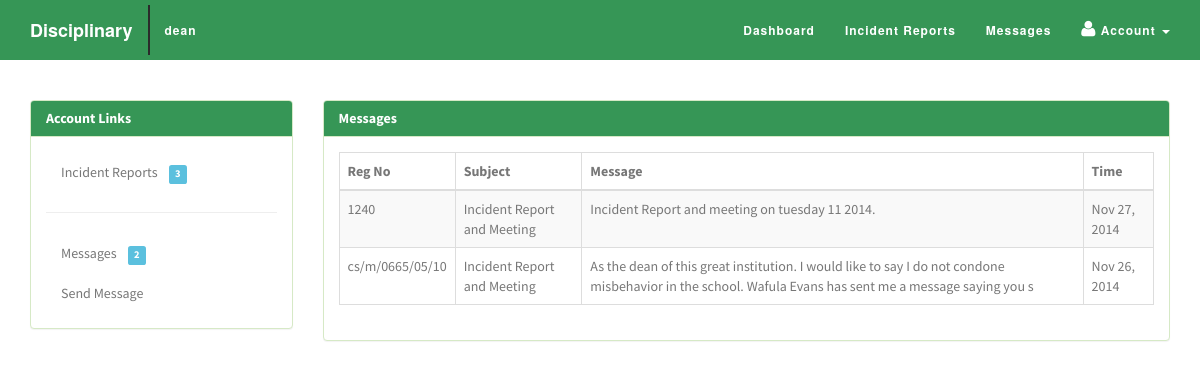
/dean/message.php (signed in), run on the app's committed database.
### tables this page shows
CREATE TABLE IF NOT EXISTS `dean` (
  `id` int(255) NOT NULL AUTO_INCREMENT,
  `username` varchar(150) NOT NULL,
  `password` varchar(150) NOT NULL,
  `fname` varchar(150) NOT NULL,
  `mname` varchar(150) NOT NULL,
  `lname` varchar(150) NOT NULL,
  `occupation` varchar(150) NOT NULL,
  `birth` varchar(150) NOT NULL,
  `gender` varchar(150) NOT NULL,
  `status` varchar(150) NOT NULL,
  `usertype` varchar(150) NOT NULL,
  PRIMARY KEY (`id`)
);

CREATE TABLE IF NOT EXISTS `message` (
  `id` int(255) NOT NULL AUTO_INCREMENT,
  `regno` varchar(150) NOT NULL,
  `subject` varchar(150) NOT NULL,
  `message` varchar(150) NOT NULL,
  `date_added` varchar(150) NOT NULL,
  PRIMARY KEY (`id`)
);

### dean/message.php (the view, shortened to what this page needs)
<!DOCTYPE html>
<html lang="en-US" class="no-js">
	<head>
		<link rel="stylesheet" href="../css/bootstrap.css">
		<link rel="stylesheet" href="../css/bootstrap.min.css">
		<link rel="stylesheet" href="../css/font-awesome.css">
		<link rel="stylesheet" href="../css/font-awesome.min.css">
		<link rel="stylesheet" href="../css/animate.min.css">
		<link rel="stylesheet" href="../css/bootstrapValidator.min.css">
		<link rel="stylesheet" href="../css/dean.css">
     </head>
<body>
     <div class="navbar navbar-default navbar-fixed-top">
        <div class="container">
            <div class="navbar-header">
                <a class="navbar-brand"> Disciplinary</a>
            </div>
            <div class="collapse navbar-collapse novelist-nav">
			   <ul class="nav navbar-nav navbar-left">
                    <li>
                        <a class="user"><?php
			   $username =$_SESSION['username'];
			   $result = mysql_query("SELECT * FROM dean WHERE username='$username'");
			   while($row = mysql_fetch_array($result))
						{
						echo $row['username'];
						} ?></a>
                    </li>
				</ul>
                <ul class="nav navbar-nav navbar-right">
                    <li>
                        <a href="../dean/">Dashboard</a>
                    </li>
                    <li>
                        <a href="incidentlist.php">Incident Reports</a>
                    </li>
                    <li>
                        <a href="message.php">Messages</a>
                    </li>
					<li class="dropdown user-dropdown">
              <a href="#" class="dropdown-toggle" data-toggle="dropdown"><i class="fa fa-user"></i>&nbsp;Account<b>
			  </b> <b class="caret"></b></a>
            </li>
                </ul>
            </div>
        </div>
    </div>
	 <section class="dean" id="dean">
     <div class="container">
		  <div class="row">
			 <div id="sidebar" class="col-md-3">
				<div class="panel panel-success">
					<div class="panel-heading">
						<h5 class="panel-title">Account Links</h5>
					</div>
					<div id="sidenav" class="panel-body">
					   <ul class="list-unstyled nav sidenav">
					     <li><a href="incidentlist.php">Incident Reports&nbsp;&nbsp;&nbsp;
						 <span class="label label-info">
						 <?php
						   $result = mysql_query("SELECT * FROM incident");
						   $num_rows = mysql_num_rows($result);
						   echo $num_rows; ?>
						   </span>
			             </a></li>
						 <hr>
						 <li><a href="message.php">Messages&nbsp;&nbsp;&nbsp;
						 <span class="label label-info">
						 <?php
						   $result = mysql_query("SELECT * FROM message");
						   $num_rows = mysql_num_rows($result);
						   echo $num_rows; ?>
						   </span>
						</a></li>
						<li><a href="sendmessage.php">Send Message</a></li>
					  </ul>
					</div>
				</div>
			</div>
			<div class="col-md-9">
			  <div class="panel panel-success">
              <div class="panel-heading">
                <h3 class="panel-title">Messages</h3>
              </div>
              <div class="panel-body">
			  <div class="table-responsive">
			     <table class="table table-bordered table-hover table-striped tablesorter">
								  <thead>
									<tr>
									  <th>Reg No</th>
									  <th>Subject</th>
									  <th>Message</th>
									  <th>Time</th>
									</tr>
								  </thead>
								  <tbody>
									<?php
			$result = mysql_query("SELECT * FROM message ORDER BY date_added
DESC");
					while($row = mysql_fetch_array($result))
						{
							echo '<tr>';
							echo '<td>'.$row['regno'].'</td>';
							echo '<td>'.$row['subject'].'</td>';
							echo '<td>'.$row['message'].'</td>';
							echo '<td>'.strftime("%b %d, %Y", strtotime($row["date_added"])).'</td>';
							echo '</tr>';
						}
			?>
								  </tbody>
								</table>
				 </div>
              </div>
            </div>
			  </div>
			 </div>
			</div>
		  	</section>
</body>
</html>

### css/dean.css (style rules this page uses)
html, body { height: 100%; width: 100%; font-family: 'Source Sans Pro', Helvetica, Arial, sans-serif; color: #FFFFFF; }
a:link,a:visited { outline: 0; }
h1, h2, h3, h4, h5, h6 { color: #777; font-weight: 300; }
.navbar { font-family: Montserrat,"Helvetica Neue",Helvetica,Arial,sans-serif; font-weight: 700; background: #369656; padding: 5px 0; float:none; text-align: center; vertical-align: middle; -webkit-transition: padding .3s; -moz-transition: padding .3s; transition: padding .3s; }
.navbar .nav li a { color: #FFFFFF; font-size: 12px; }
.navbar .nav li a i { color: #FFFFFF; font-size: 18px; }
.navbar .nav li .user { color: #FFFFFF; font-size: 12px; border-left: 2px solid #2b2b2b; }
.navbar .navbar-nav { letter-spacing: 1px; }
.navbar-default, .navbar-inverse { border: 0; }
.navbar-fixed-top .navbar-brand { font-weight: 700; color: #fff; -webkit-transition: all .3s; -moz-transition: all .3s; transition: all .3s; }
.dean { background: #fff; padding-top: 100px; overflow:hidden; color: #777; }
.dean .panel .panel-heading { background: #369656; color: #fff; }
.dean .panel .panel-heading .panel-title { font-size: 14px; font-weight: 700; }
.dean .panel .panel-body { color: #777; font-weight: 400; }
.dean .panel .panel-body ul li a { text-decoration: none; color: #777; font-weight: 400; }
.dean .table-responsive { color: #777; }
.dean .col-md-9 { color: #777; font-weight: 400; }

### data on the page
dean: username "dean"
message: regno "1240", subject "Incident Report and Meeting", message "Incident Report and meeting on tuesday 11 2014.", date_added "Nov 27, 2014"
message: regno "cs/m/0665/05/10", subject "Incident Report and Meeting", message "As the dean of this great institution. I would like to say I do not condone misbehavior in the school. Wafula Evans has sent me a message saying you s", date_added "Nov 26, 2014"

### other printed values
$num_rows "3"
$num_rows "2"
